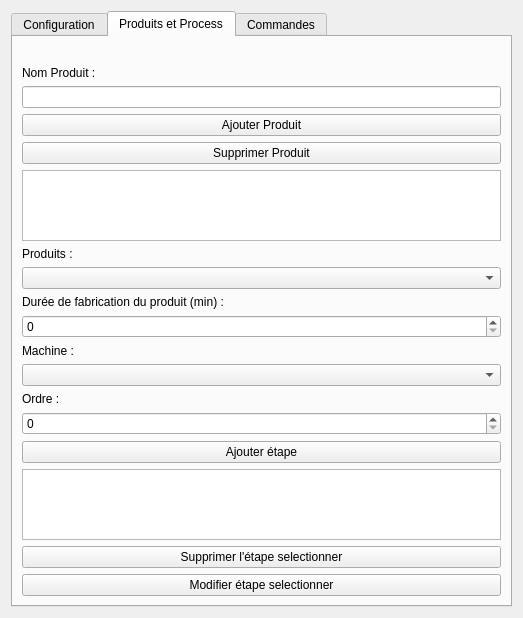
<?xml version="1.0" encoding="UTF-8"?>
<ui version="4.0">
 <class>Form</class>
 <widget class="QWidget" name="Form">
  <property name="geometry">
   <rect>
    <x>0</x>
    <y>0</y>
    <width>523</width>
    <height>464</height>
   </rect>
  </property>
  <property name="maximumSize">
   <size>
    <width>523</width>
    <height>464</height>
   </size>
  </property>
  <property name="windowTitle">
   <string>Form</string>
  </property>
  <layout class="QVBoxLayout" name="verticalLayout">
   <item>
    <widget class="QTabWidget" name="Commande">
     <property name="currentIndex">
      <number>1</number>
     </property>
     <widget class="QWidget" name="Configuration">
      <attribute name="title">
       <string>Configuration</string>
      </attribute>
      <layout class="QVBoxLayout" name="verticalLayout_2">
       <item>
        <widget class="QLabel" name="label_date_aujourdhui_3">
         <property name="text">
          <string/>
         </property>
        </widget>
       </item>
       <item>
        <widget class="QLabel" name="label">
         <property name="text">
          <string>Nom de l'opérateur :</string>
         </property>
        </widget>
       </item>
       <item>
        <widget class="QLineEdit" name="lineEdit_nom"/>
       </item>
       <item>
        <widget class="QLabel" name="label_2">
         <property name="text">
          <string>Email :</string>
         </property>
        </widget>
       </item>
       <item>
        <widget class="QLineEdit" name="lineEdit_mail"/>
       </item>
       <item>
        <widget class="QPushButton" name="pushButton_add_operateur">
         <property name="text">
          <string>Ajouter opérateur</string>
         </property>
        </widget>
       </item>
       <item>
        <widget class="QLabel" name="label_1">
         <property name="text">
          <string>Nom de la machine :</string>
         </property>
        </widget>
       </item>
       <item>
        <widget class="QLineEdit" name="lineEdit_nom_machine"/>
       </item>
       <item>
        <widget class="QLabel" name="label_3">
         <property name="text">
          <string>Puissance :</string>
         </property>
        </widget>
       </item>
       <item>
        <widget class="QLineEdit" name="lineEdit_puissance"/>
       </item>
       <item>
        <widget class="QLabel" name="label_5">
         <property name="text">
          <string>Opérateur :</string>
         </property>
        </widget>
       </item>
       <item>
        <widget class="QComboBox" name="comboBox_operateur"/>
       </item>
       <item>
        <widget class="QPushButton" name="pushButton_delete_operateur">
         <property name="text">
          <string>Supprimer l'opérateur selectionner</string>
         </property>
        </widget>
       </item>
       <item>
        <widget class="QPushButton" name="pushButton_add_machine">
         <property name="text">
          <string>Ajouter machine</string>
         </property>
        </widget>
       </item>
       <item>
        <widget class="QTableView" name="tableView_machines"/>
       </item>
       <item>
        <widget class="QPushButton" name="pushButton_delete_machine">
         <property name="text">
          <string>Supprimer la machine selectionner</string>
         </property>
        </widget>
       </item>
      </layout>
     </widget>
     <widget class="QWidget" name="Process_produit">
      <attribute name="title">
       <string>Produits et Process</string>
      </attribute>
      <layout class="QVBoxLayout" name="verticalLayout_3">
       <item>
        <widget class="QLabel" name="label_date_aujourdhui_2">
         <property name="text">
          <string/>
         </property>
        </widget>
       </item>
       <item>
        <widget class="QLabel" name="label_6">
         <property name="text">
          <string>Nom Produit :</string>
         </property>
        </widget>
       </item>
       <item>
        <widget class="QLineEdit" name="lineEdit_nom_produit"/>
       </item>
       <item>
        <widget class="QPushButton" name="pushButton_add_produit">
         <property name="text">
          <string>Ajouter Produit</string>
         </property>
        </widget>
       </item>
       <item>
        <widget class="QPushButton" name="pushButton_delete_produit">
         <property name="text">
          <string>Supprimer Produit</string>
         </property>
        </widget>
       </item>
       <item>
        <widget class="QTableView" name="tableView_produits"/>
       </item>
       <item>
        <widget class="QLabel" name="label_7">
         <property name="text">
          <string>Produits :</string>
         </property>
        </widget>
       </item>
       <item>
        <widget class="QComboBox" name="comboBox_produit"/>
       </item>
       <item>
        <widget class="QLabel" name="label_4">
         <property name="text">
          <string>Durée de fabrication du produit (min) :</string>
         </property>
        </widget>
       </item>
       <item>
        <widget class="QSpinBox" name="spinBox_duree_process">
         <property name="maximum">
          <number>9999</number>
         </property>
        </widget>
       </item>
       <item>
        <widget class="QLabel" name="label_8">
         <property name="text">
          <string>Machine :</string>
         </property>
        </widget>
       </item>
       <item>
        <widget class="QComboBox" name="comboBox_machine_process"/>
       </item>
       <item>
        <widget class="QLabel" name="label_9">
         <property name="text">
          <string>Ordre :</string>
         </property>
        </widget>
       </item>
       <item>
        <widget class="QSpinBox" name="spinBox_ordre"/>
       </item>
       <item>
        <widget class="QPushButton" name="pushButton_add_process">
         <property name="text">
          <string>Ajouter étape</string>
         </property>
        </widget>
       </item>
       <item>
        <widget class="QTableView" name="tableView_process">
         <property name="minimumSize">
          <size>
           <width>0</width>
           <height>0</height>
          </size>
         </property>
        </widget>
       </item>
       <item>
        <widget class="QPushButton" name="pushButton_delete_step">
         <property name="text">
          <string>Supprimer l'étape selectionner</string>
         </property>
        </widget>
       </item>
       <item>
        <widget class="QPushButton" name="pushButton_edit_step">
         <property name="text">
          <string>Modifier étape selectionner</string>
         </property>
        </widget>
       </item>
      </layout>
     </widget>
     <widget class="QWidget" name="Electricite">
      <attribute name="title">
       <string>Commandes</string>
      </attribute>
      <layout class="QVBoxLayout" name="verticalLayout_4">
       <item>
        <widget class="QLabel" name="label_date_aujourdhui">
         <property name="text">
          <string/>
         </property>
        </widget>
       </item>
       <item>
        <widget class="QLabel" name="label_10">
         <property name="text">
          <string>Produit : </string>
         </property>
        </widget>
       </item>
       <item>
        <widget class="QComboBox" name="comboBox_produit_commande"/>
       </item>
       <item>
        <widget class="QLabel" name="label_11">
         <property name="text">
          <string>Heure de départ :</string>
         </property>
        </widget>
       </item>
       <item>
        <widget class="QTimeEdit" name="timeEdit_depart"/>
       </item>
       <item>
        <widget class="QPushButton" name="pushButton_calculer">
         <property name="text">
          <string>Calculer le coût</string>
         </property>
        </widget>
       </item>
       <item>
        <widget class="QLabel" name="label_cout_result">
         <property name="text">
          <string>Coût estimé :</string>
         </property>
        </widget>
       </item>
       <item>
        <widget class="QPushButton" name="pushButton_ajouter_produit_commande">
         <property name="text">
          <string>Ajouter à la commande</string>
         </property>
        </widget>
       </item>
       <item>
        <widget class="QLabel" name="label_cout_total">
         <property name="text">
          <string>Prix total :</string>
         </property>
        </widget>
       </item>
       <item>
        <widget class="QPushButton" name="pushButton_valider_commande">
         <property name="text">
          <string>Valider la commande</string>
         </property>
        </widget>
       </item>
       <item>
        <widget class="QTableWidget" name="tableWidget_commandes"/>
       </item>
      </layout>
     </widget>
    </widget>
   </item>
  </layout>
 </widget>
 <resources/>
 <connections/>
</ui>
